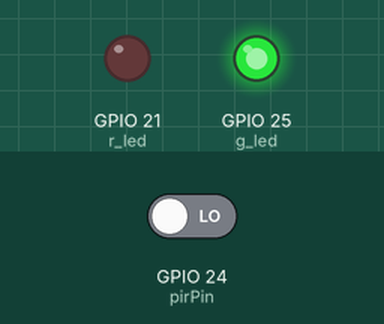
Simulated run of this program. Board: Raspberry Pi (BCM pin numbers). On the bench: output pins drawn as LEDs (lit = HIGH). The inputs (shaded band) are chosen by the test bench; at power-on: GPIO 24 (pirPin) LOW. What the program prints to the terminal is not drawn.

Above: at 1.2 s.
1.3 s: GPIO 24 (pirPin) driven HIGH
At 2.0 s:
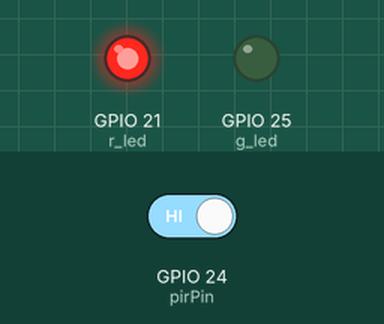
2.8 s: GPIO 24 (pirPin) driven LOW
At 3.2 s:
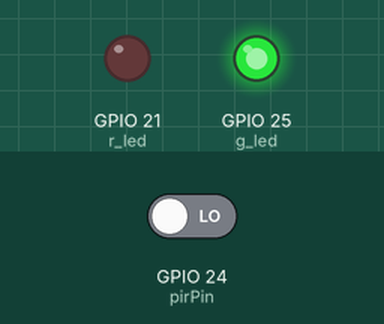
Timing chart, 0 to 5.8 s (numbered marks = the images above; inputs shaded):
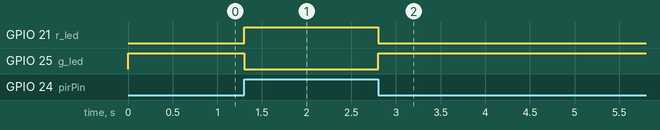

Measured:
- after the input at 1.3 s, GPIO 21 (r_led): LOW → HIGH at once; GPIO 25 (g_led): HIGH → LOW at once
- after the input at 2.8 s, GPIO 21 (r_led): HIGH → LOW at once; GPIO 25 (g_led): LOW → HIGH at once

The program:

pri02.py
```python
import RPi.GPIO as GPIO
import time

pirPin = 24
g_led = 25
r_led = 21

GPIO.setmode(GPIO.BCM)
GPIO.setup(pirPin, GPIO.IN, pull_up_down = GPIO.PUD_DOWN)
GPIO.setup(r_led, GPIO.OUT)
GPIO.setup(g_led, GPIO.OUT)

try:
	while True:
		if GPIO.input(pirPin) == True:
			GPIO.output(r_led, True)
			GPIO.output(g_led, False)
			print("사람 있음")
		else:
			GPIO.output(r_led, False)
			GPIO.output(g_led, True)
			print("사람 없음")

except KeyboardInterrupt:
	GPIO.cleanup()
```
